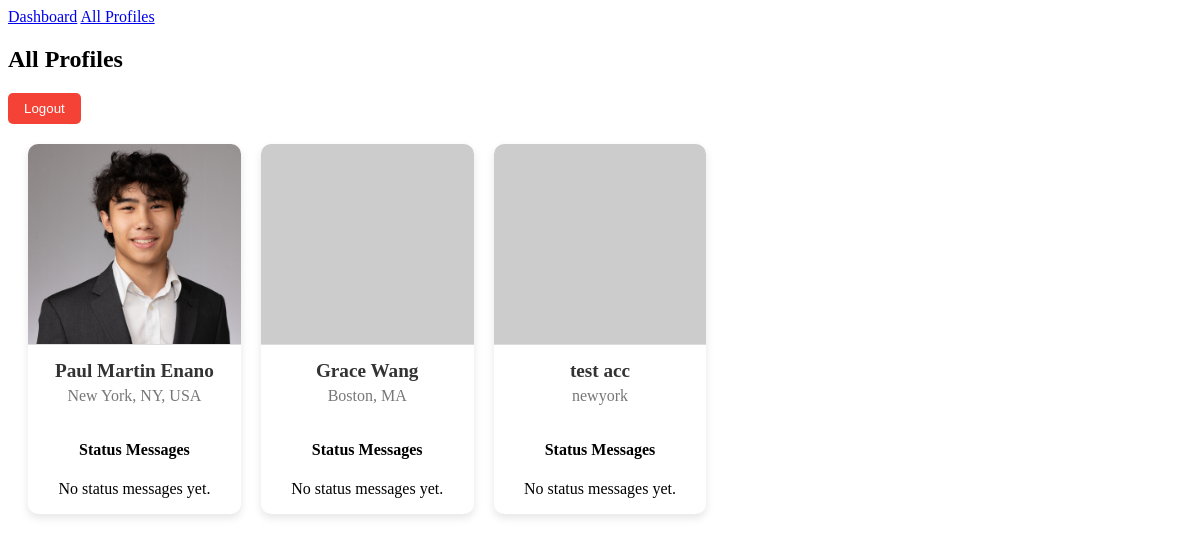
The page /profiles/ (signed in) on the database as committed earlier.
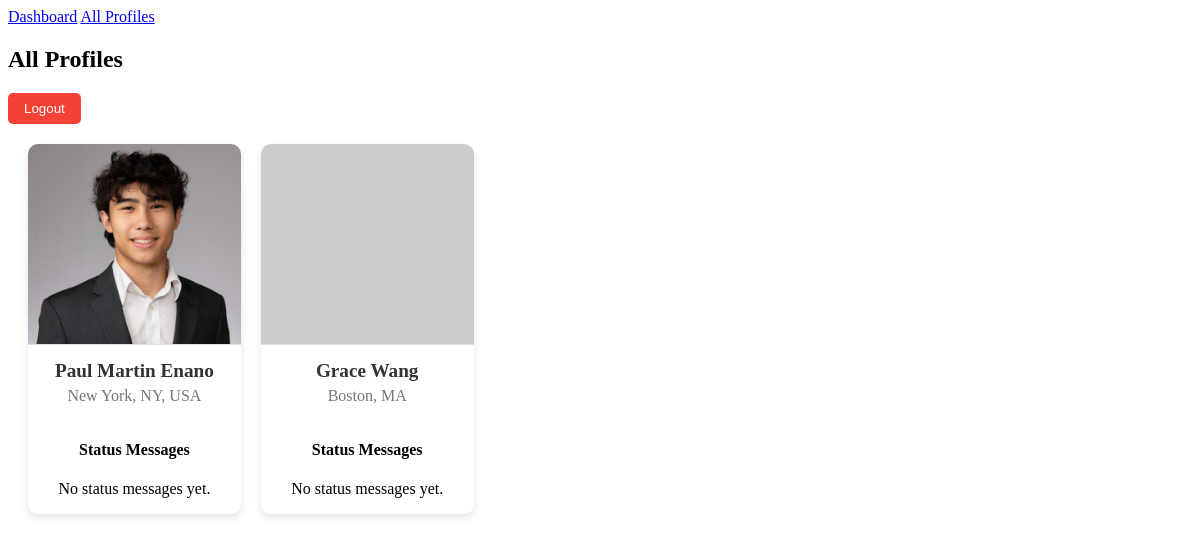
The same page on the database as committed later.
### tide/models.py (models this page shows, shortened)
class Profile(models.Model):
    user = models.OneToOneField(User, on_delete=models.CASCADE)  # Each user has one profile
    fname = models.CharField(max_length=100)
    lname = models.CharField(max_length=100)
    city = models.CharField(max_length=100)
    email = models.EmailField()
    image = models.ImageField(upload_to='profile_images/', blank=True, null=True)
    bio = models.TextField(default="This is where you can add a bio or description about the user.", blank=True)

### tide/views.py (the view)
# urls.py: path('profiles/', views.ShowAllProfilesView.as_view(), name='show_all_profiles'),  # Existing view
class ShowAllProfilesView(LoginRequiredMixin, ListView):
    model = Profile
    template_name = 'tide/show_all_profiles.html'
    context_object_name = 'profiles'
    def get_context_data(self, **kwargs):
        context = super().get_context_data(**kwargs)
        if self.request.user.is_authenticated:
            context['has_profile'] = Profile.objects.filter(user=self.request.user).exists()
        return context

### tide/templates/tide/show_all_profiles.html (shortened to what this page needs)
{% extends 'tide/base.html' %}
{% block content %}
    <h2>All Profiles</h2>
    {% if request.user.is_authenticated %}
        <form action="{% url 'logout' %}" method="post">
            <button type="submit">Logout</button>
        </form>
    {% endif %}
    <div class="profile-grid">
        {% for profile in profiles %}
        <div class="profile-card">
            <a href="{% url 'show_profile' profile.pk %}">
                {% if profile.image %}
                    <img src="{{ profile.image.url }}" class="profile-image" alt="{{ profile.fname }} {{ profile.lname }}">
                {% else %}
                    <img src="https://picsum.photos/200/300" class="profile-image" alt="Default Profile Image">
                {% endif %}
            </a>
            <div class="profile-info">
                <div class="profile-name">{{ profile.fname }} {{ profile.lname }}</div>
                <div class="profile-city">{{ profile.city }}</div>
            </div>
            <div class="status-messages">
                <h4>Status Messages</h4>
                {% for status in profile.statusmessage_set.all %}
                    <div class="status-message">
                        <p>{{ status.message }}</p>
                        {% if status.image %}
                            <img src="{{ status.image.url }}" class="status-image" alt="Status Image">
                        {% endif %}
                        <small>Posted on {{ status.created_at }}</small>
                    </div>
                {% empty %}
                    <p>No status messages yet.</p>
                {% endfor %}
            </div>
        </div>
        {% endfor %}
    </div>
{% endblock %}

Rows that differ between the two databases and show on the page:
removed Profile: fname "test", lname "acc", city "newyork"
